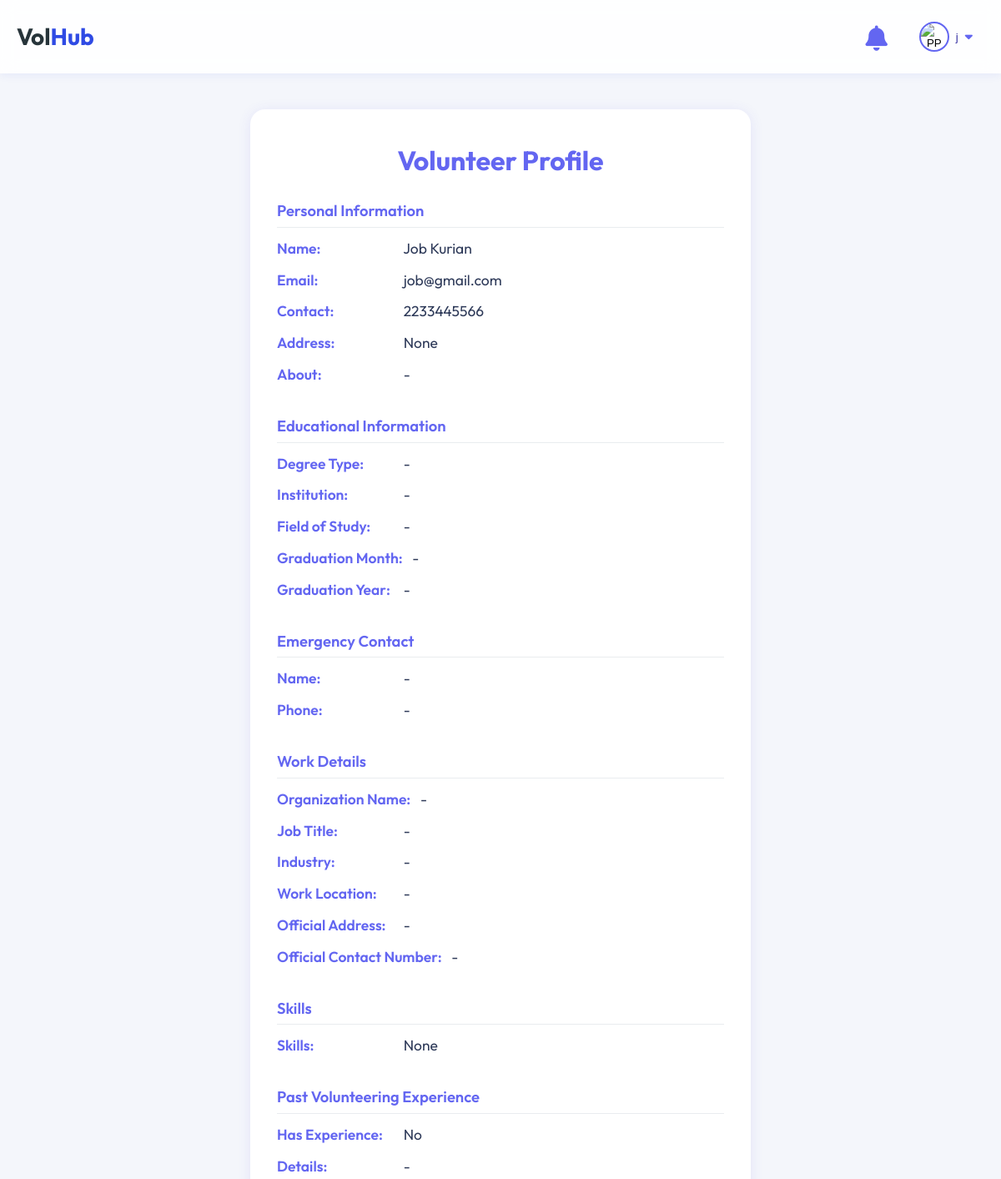
/User/requests/1/ (signed in, upper part), run on an earlier commit of the app's database.
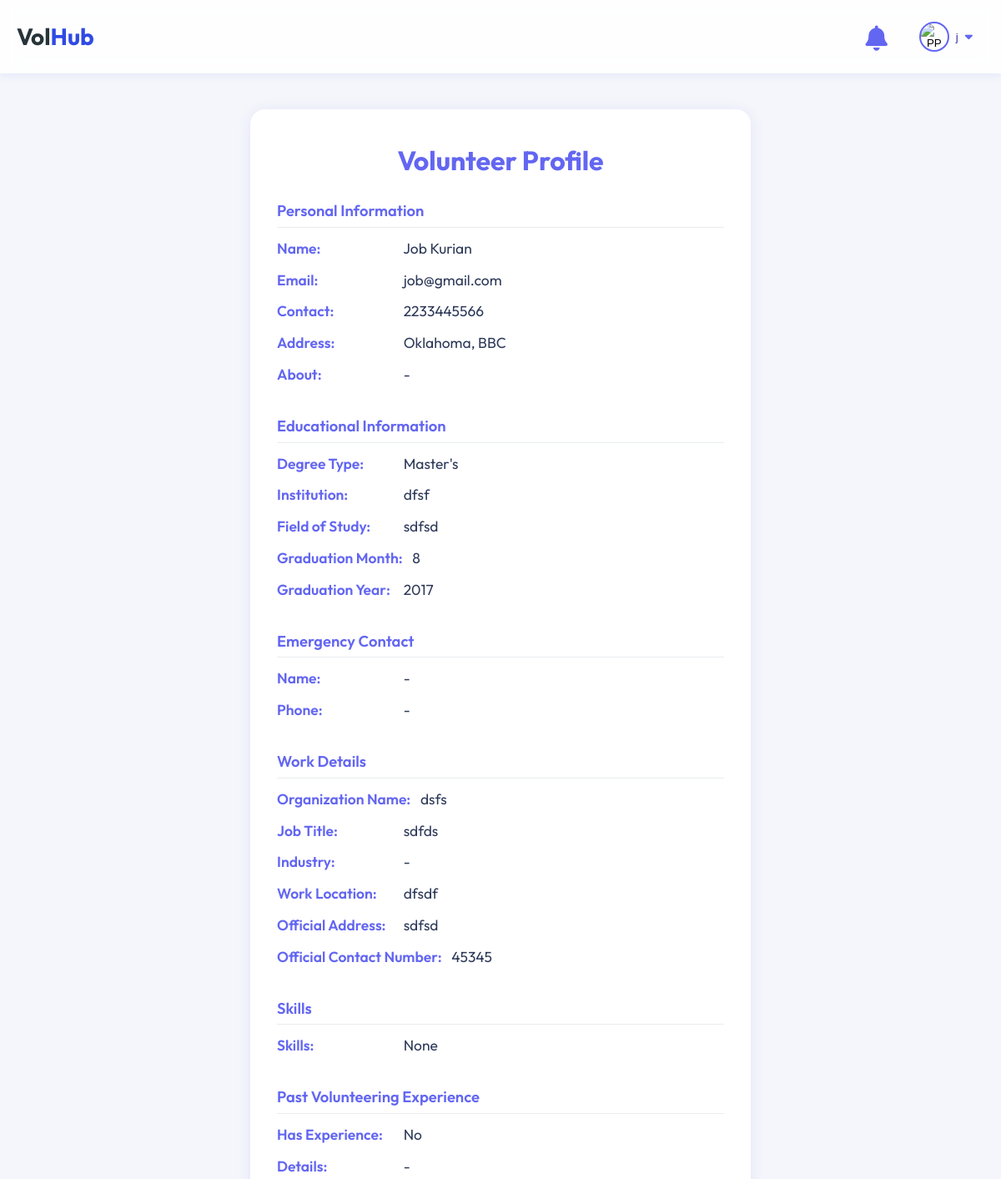
And on a later commit of the database.
### Guest/models.py (models this page shows, shortened)
class tbl_user(models.Model):
    user_email = models.EmailField(max_length=50, unique=True)
    user_name = models.CharField(max_length=50, null=True, blank=True)
    user_username = models.CharField(max_length=50, null=True, blank=True)
    user_contact = models.CharField(max_length=10, null=True, blank=True)
    user_address = models.CharField(max_length=100, null=True, blank=True)
    user_password = models.CharField(max_length=128, null=True, blank=True)  # Store hashed password
    user_city = models.ForeignKey(tbl_city, on_delete=models.CASCADE, null=True)
    user_photo = models.FileField(upload_to='assets/files/user/', null=True, blank=True)
    user_gender = models.CharField(max_length=100, null=True, blank=True)
    user_bio = models.TextField(null=True, blank=True)
    user_links = models.TextField(null=True, blank=True)  # Store as JSON (GitHub, LinkedIn, etc.)
    user_degree_type = models.CharField(max_length=50, null=True, blank=True)
    user_institution = models.CharField(max_length=100, null=True, blank=True)
    user_field_of_study = models.CharField(max_length=100, null=True, blank=True)
    user_graduation_month = models.IntegerField(null=True, blank=True)  # Store as month number (1-12)
    user_graduation_year = models.IntegerField(null=True, blank=True)  # Store as year (YYYY)
    user_emergency_name = models.CharField(max_length=100, null=True, blank=True)
    user_emergency_phone = models.CharField(max_length=15, null=True, blank=True)
    user_organization_name = models.CharField(max_length=100, null=True, blank=True)
    user_job_title = models.CharField(max_length=100, null=True, blank=True)
    user_industry = models.CharField(max_length=100, null=True, blank=True)
    user_location = models.CharField(max_length=100, null=True, blank=True)
    user_official_address = models.CharField(max_length=200, null=True, blank=True)
    user_official_contact_number = models.CharField(max_length=15, null=True, blank=True)
    is_basic_profile_complete = models.BooleanField(default=False)
    is_volunteer_profile_complete = models.BooleanField(default=False)
    is_organizer_profile_complete = models.BooleanField(default=False)
    user_past_volunteering = models.TextField(null=True, blank=True)
    user_type = models.CharField(max_length=10, choices=USER_TYPES, default='volunteer')
    user_visibility = models.BooleanField(default=False)  # If true, profile is public and visible to anyone

### User/views.py (the view)
# urls.py: path('requests/<int:req_id>/', views.applied_volunteer_profile, name='applied_volunteer_profile'),
def applied_volunteer_profile(request, req_id):
    if 'u_id' not in request.session:
        return redirect('Guest:login')
    try:
        user_request = tbl_request.objects.get(id=req_id)
    except tbl_request.DoesNotExist:
        from django.contrib import messages
        messages.error(request, 'Volunteer request not found.')
        return redirect('User:organizer_dashboard')
    volunteer = user_request.user
    return render(request, 'User/applied_volunteer_profile.html', {
        'volunteer': volunteer
    })

### User/templates/User/applied_volunteer_profile.html (shortened to what this page needs)
{% extends 'Guest/base.html' %}
{% block content %}
<div class="vol-profile-container">
    <div class="vol-profile-title">Volunteer Profile</div>
    <div class="vol-profile-section">
        <div class="vol-profile-section-title">Personal Information</div>
        <div class="vol-profile-list">
            <p><span class="vol-profile-label">Name:</span> {{ volunteer.user_name }}</p>
            <p><span class="vol-profile-label">Email:</span> {{ volunteer.user_email }}</p>
            <p><span class="vol-profile-label">Contact:</span> {{ volunteer.user_contact }}</p>
            <p><span class="vol-profile-label">Address:</span> {{ volunteer.user_address }}</p>
            <p><span class="vol-profile-label">About:</span> {{ volunteer.user_about|default:'-' }}</p>
        </div>
    </div>
    <div class="vol-profile-section">
        <div class="vol-profile-section-title">Educational Information</div>
        <div class="vol-profile-list">
            <p><span class="vol-profile-label">Degree Type:</span> {{ volunteer.user_degree_type|default:'-' }}</p>
            <p><span class="vol-profile-label">Institution:</span> {{ volunteer.user_institution|default:'-' }}</p>
            <p><span class="vol-profile-label">Field of Study:</span> {{ volunteer.user_field_of_study|default:'-' }}</p>
            <p><span class="vol-profile-label">Graduation Month:</span> {{ volunteer.user_graduation_month|default:'-' }}</p>
            <p><span class="vol-profile-label">Graduation Year:</span> {{ volunteer.user_graduation_year|default:'-' }}</p>
        </div>
    </div>
    <div class="vol-profile-section">
        <div class="vol-profile-section-title">Emergency Contact</div>
        <div class="vol-profile-list">
            <p><span class="vol-profile-label">Name:</span> {{ volunteer.user_emergency_name|default:'-' }}</p>
            <p><span class="vol-profile-label">Phone:</span> {{ volunteer.user_emergency_phone|default:'-' }}</p>
        </div>
    </div>
    <div class="vol-profile-section">
        <div class="vol-profile-section-title">Work Details</div>
        <div class="vol-profile-list">
            <p><span class="vol-profile-label">Organization Name:</span> {{ volunteer.user_organization_name|default:'-' }}</p>
            <p><span class="vol-profile-label">Job Title:</span> {{ volunteer.user_job_title|default:'-' }}</p>
            <p><span class="vol-profile-label">Industry:</span> {{ volunteer.user_industry.industry_name|default:'-' }}</p>
            <p><span class="vol-profile-label">Work Location:</span> {{ volunteer.user_location|default:'-' }}</p>
            <p><span class="vol-profile-label">Official Address:</span> {{ volunteer.user_official_address|default:'-' }}</p>
            <p><span class="vol-profile-label">Official Contact Number:</span> {{ volunteer.user_official_contact_number|default:'-' }}</p>
        </div>
    </div>
    <div class="vol-profile-section">
        <div class="vol-profile-section-title">Skills</div>
        <div class="vol-profile-list">
            <p><span class="vol-profile-label">Skills:</span> {% for skill in volunteer.skills.all %}{{ skill.skill_name }}{% if not forloop.last %}, {% endif %}{% empty %}None{% endfor %}</p>
        </div>
    </div>
    <div class="vol-profile-section">
        <div class="vol-profile-section-title">Past Volunteering Experience</div>
        <div class="vol-profile-list">
            <p><span class="vol-profile-label">Has Experience:</span> {% if volunteer.user_past_volunteering %}Yes{% else %}No{% endif %}</p>
            <p><span class="vol-profile-label">Details:</span> {{ volunteer.user_past_volunteering|default:'-' }}</p>
        </div>
    </div>
</div>
{% endblock %}

What changed in the data, as far as the page shows it:
changed tbl_user "Job Kurian": user_address "None" → "Oklahoma, BBC"; user_degree_type "-" → "Master's"; user_institution "-" → "dfsf"; user_field_of_study "-" → "sdfsd"; user_graduation_month "-" → "8"; user_graduation_year "-" → "2017"; user_organization_name "-" → "dsfs"; user_job_title "-" → "sdfds"; user_location "-" → "dfsdf"; user_official_address "-" → "sdfsd"; user_official_contact_number "-" → "45345"
